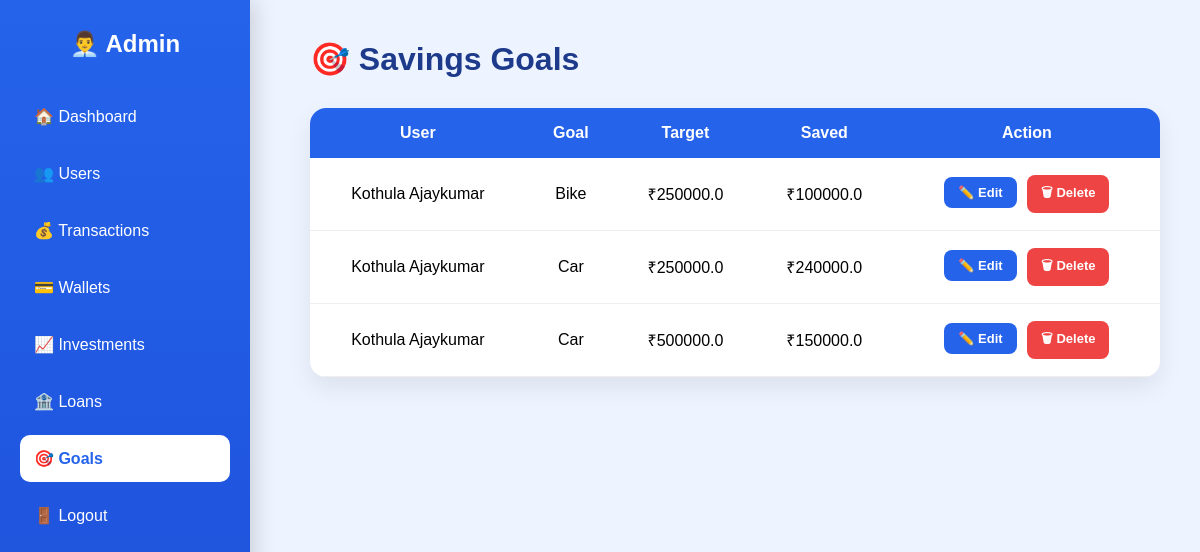
The page /admin/goals (signed in) on the database as committed earlier.
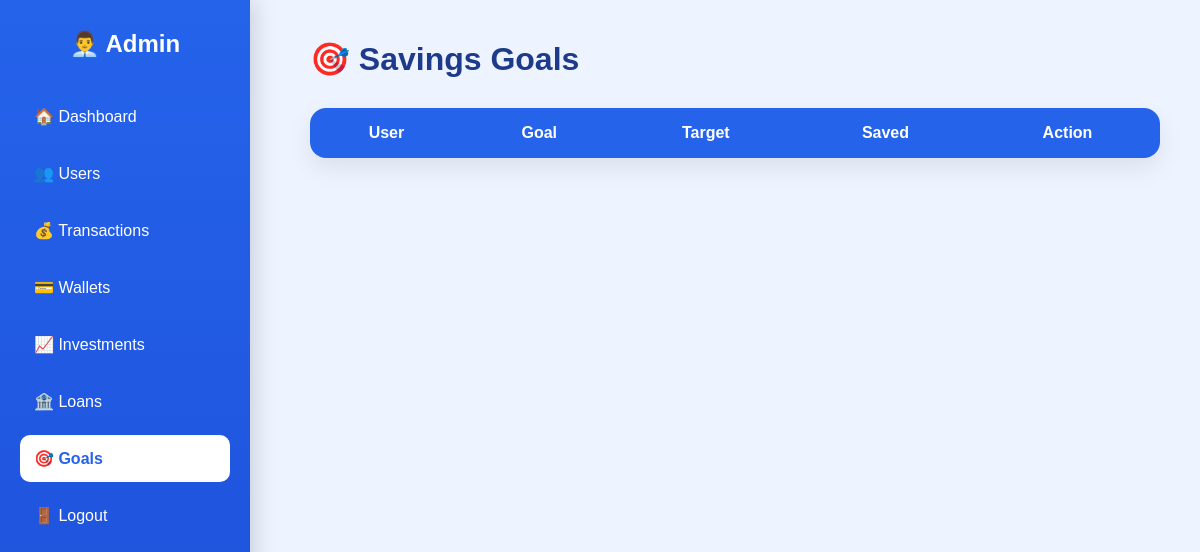
The same page on the database as committed later.
### models/savings_goal.py (models this page shows)
class SavingsGoal(db.Model):
    __tablename__ = "savings_goals"
    id = db.Column(db.Integer, primary_key=True)
    user_id = db.Column(
        db.Integer,
        db.ForeignKey("users.id"),
        nullable=False
    )
    title = db.Column(
        db.String(100),
        nullable=False
    )
    target_amount = db.Column(
        db.Float,
        nullable=False
    )
    saved_amount = db.Column(db.Float, default=0)
    created_at = db.Column(
        db.DateTime,
        server_default=db.func.now()
    )

### models/user.py (models this page shows)
class User(db.Model):
    __tablename__ = "users"
    id = db.Column(db.Integer, primary_key=True)
    full_name = db.Column(db.String(100), nullable=False)
    email = db.Column(db.String(120), unique=True, nullable=False)
    password = db.Column(db.String(255), nullable=False)
    created_at = db.Column(db.DateTime, server_default=db.func.now())
    is_admin = db.Column(db.Boolean, default=False)
    is_blocked = db.Column(db.Boolean, default=False)

### app.py (the view)
@app.route("/admin/goals")
def admin_goals():
    if "user_id" not in session:
        return redirect(url_for("login"))
    if not session.get("is_admin"):
        return "Unauthorized"
    goals = db.session.query(SavingsGoal, User).join(
        User, SavingsGoal.user_id == User.id
    ).all()
    return render_template(
        "admin_goals.html",
        goals=goals
    )

### templates/admin_goals.html (shortened to what this page needs)
<!DOCTYPE html>
<html>
<head>
<link rel="stylesheet" href="{{ url_for('static', filename='css/admin.css') }}">
</head>
<body>
<div class="sidebar">
<h2>👨‍💼 Admin</h2>
<a href="{{ url_for('admin') }}">🏠 Dashboard</a>
<a href="{{ url_for('admin_users') }}">👥 Users</a>
<a href="{{ url_for('admin_transactions') }}">💰 Transactions</a>
<a href="{{ url_for('admin_wallets') }}">💳 Wallets</a>
<a href="{{ url_for('admin_investments') }}">📈 Investments</a>
<a href="{{ url_for('admin_loans') }}">🏦 Loans</a>
<a class="active" href="{{ url_for('admin_goals') }}">🎯 Goals</a>
<a href="{{ url_for('logout') }}">🚪 Logout</a>
</div>
<div class="main">
<h1>🎯 Savings Goals</h1>
<table>
<tr>
<th>User</th>
<th>Goal</th>
<th>Target</th>
<th>Saved</th>
<th>Action</th>
</tr>
{% for goal,user in goals %}
<tr>
<td>{{ user.full_name }}</td>
<td>{{ goal.title }}</td>
<td>₹{{ goal.target_amount }}</td>
<td>₹{{ goal.saved_amount }}</td>
<td>
<a href="{{ url_for('admin_edit_goal', id=goal.id) }}" class="edit-btn">
✏️ Edit
</a>
<a href="{{ url_for('admin_delete_goal', id=goal.id) }}" class="delete-btn">
🗑 Delete
</a>
</td>
</tr>
{% endfor %}
</table>
</div>
</body>
</html>

Rows that differ between the two databases and show on the page:
removed SavingsGoal: full_name "Kothula Ajaykumar", title "Bike", target_amount "250000.0", saved_amount "100000.0"
removed SavingsGoal: full_name "Kothula Ajaykumar", title "Car", target_amount "250000.0", saved_amount "240000.0"
removed SavingsGoal: full_name "Kothula Ajaykumar", title "Car", target_amount "500000.0", saved_amount "150000.0"
